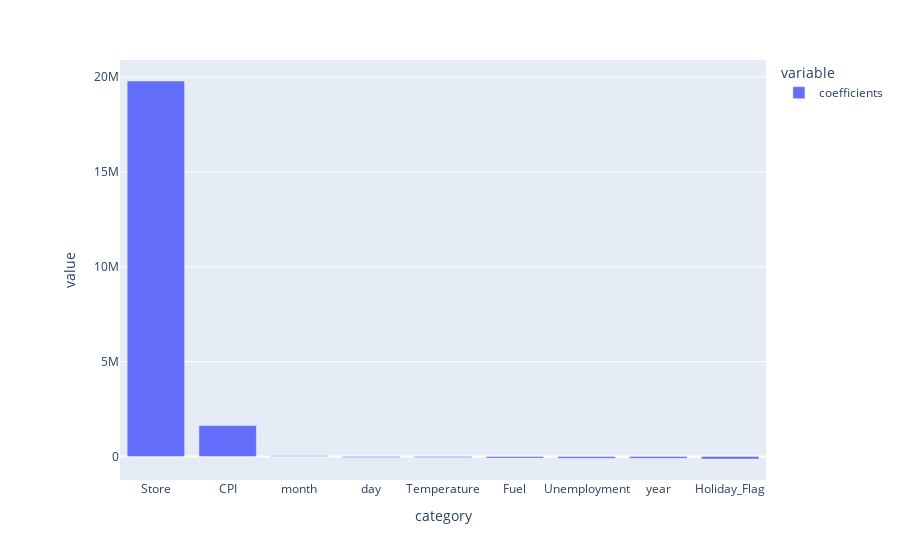

The notebook cell saved with this chart:
### Code cell
# Plot coefficients sorted from highest to lowest
fig = px.bar(grouped_coefs.sort_values(by = 'coefficients', ascending=False), orientation='v')
fig.update_layout(showlegend=True, 
                 margin={'l': 120}  # to avoid cropping of column names
                )
fig.show()

### Figure 1 — Plotly figure (JSON) as saved in the notebook; plotly's stock layout.template omitted (floating-point values rounded to 4 significant figures)
{"data": [{"alignmentgroup": "True", "hovertemplate": "variable=coefficients<br>category=%{x}<br>value=%{y}<extra></extra>", "legendgroup": "coefficients", "marker": {"color": "#636efa", "pattern": {"shape": ""}}, "name": "coefficients", "offsetgroup": "coefficients", "orientation": "v", "showlegend": true, "textposition": "auto", "type": "bar", "x": ["Store", "CPI", "month", "day", "Temperature", "Fuel", "Unemployment", "year", "Holiday_Flag"], "xaxis": "x", "y": [19790000.0, 1636000.0, 38890.0, -46730.0, -57620.0, -83710.0, -93580.0, -97010.0, -131500.0], "yaxis": "y"}], "layout": {"barmode": "relative", "legend": {"title": {"text": "variable"}, "tracegroupgap": 0}, "margin": {"l": 120, "t": 60}, "showlegend": true, "xaxis": {"anchor": "y", "domain": [0, 1], "title": {"text": "category"}}, "yaxis": {"anchor": "x", "domain": [0, 1], "title": {"text": "value"}}}}
